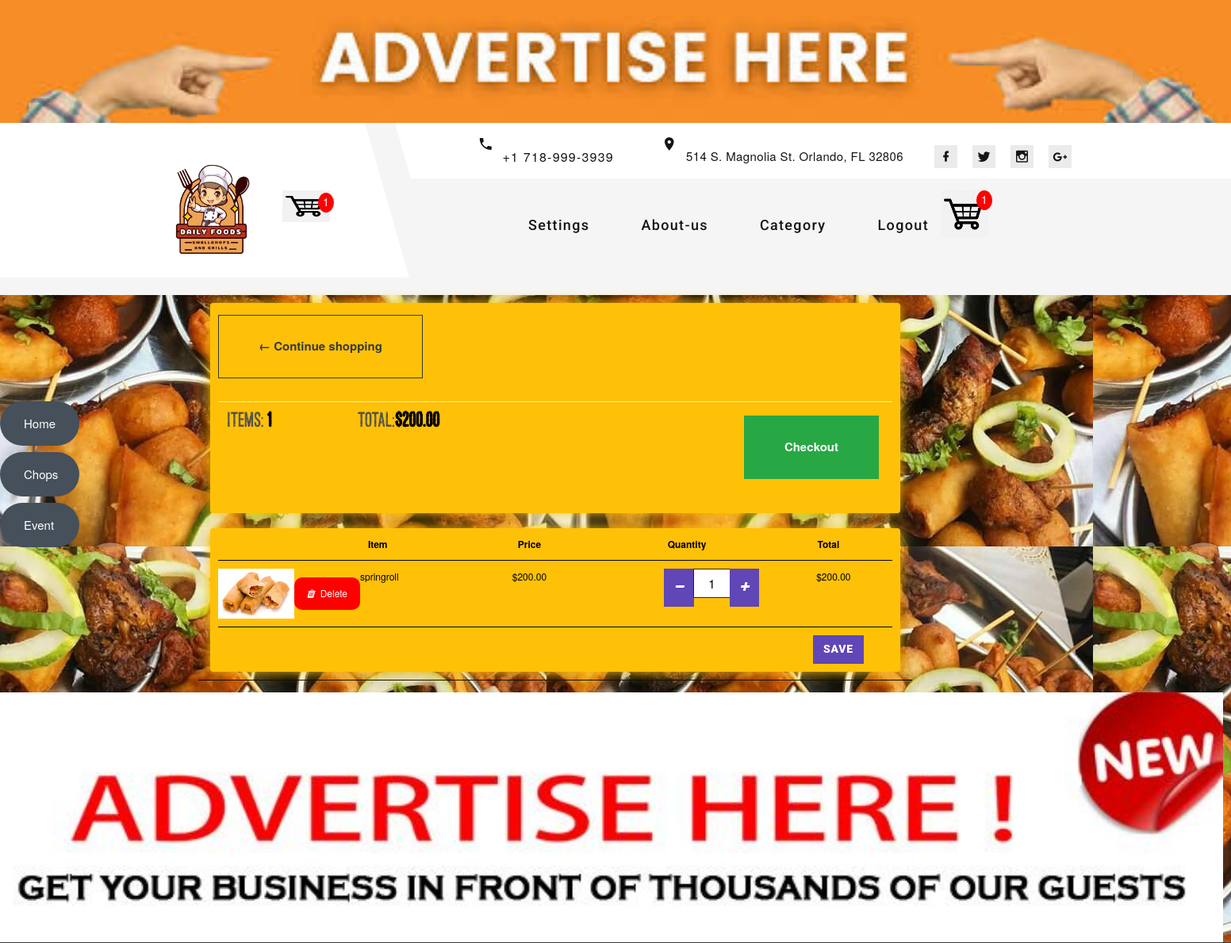
Page /cart/ (signed in, upper part) on the earlier database version.
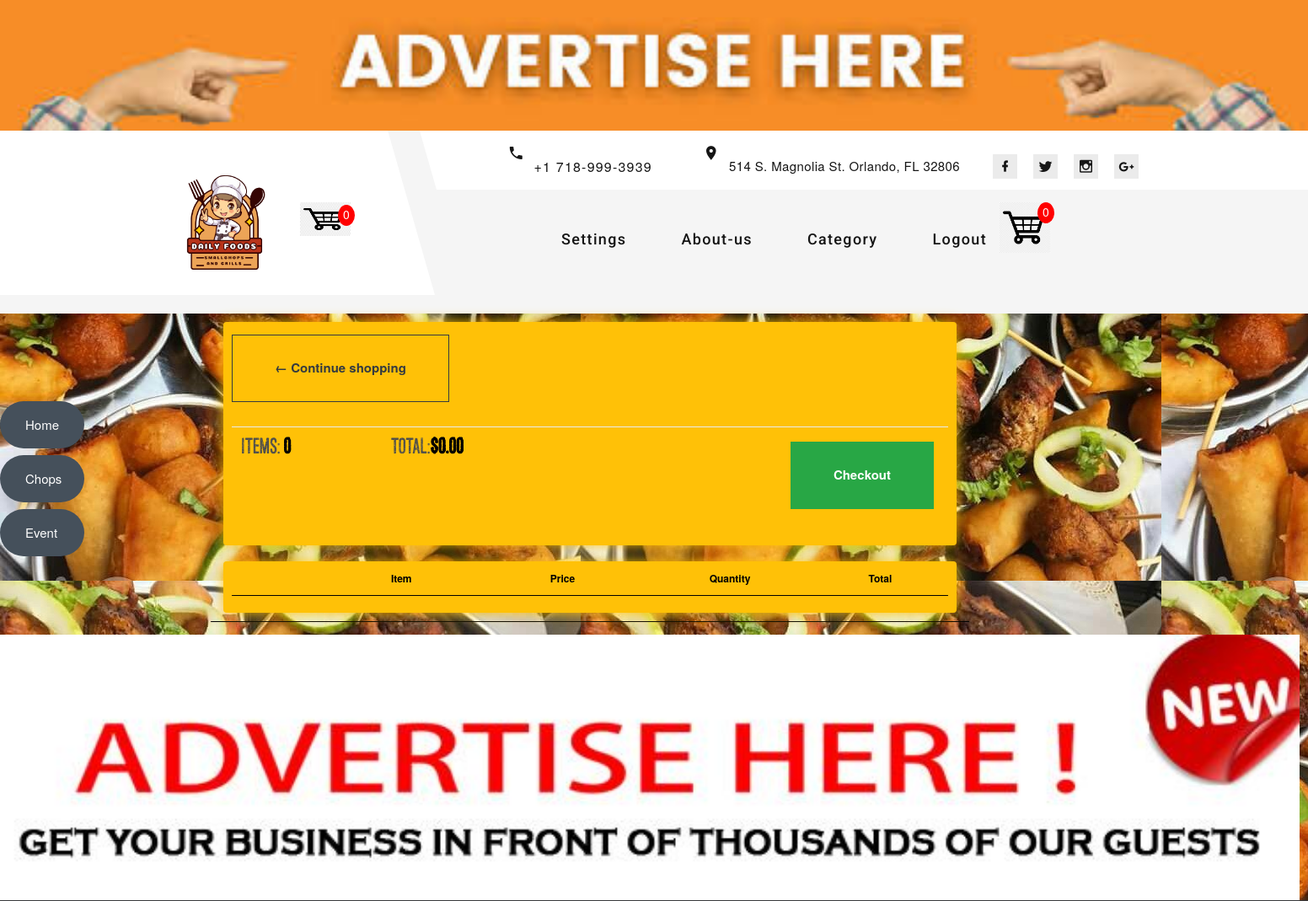
Same page on the later database version.
### smallchop/models.py (models this page shows, shortened)
class Order(models.Model):
    STATUS = (
        ('Processing', 'Processing'),
        ('Out_for_delivery', 'Out for delivery'),
        ('Delivered', 'Delivered'),
    )
    customer = models.ForeignKey(Customer, null=True, on_delete=models.SET_NULL)
    product = models.ForeignKey(Product, null=True, on_delete=models.SET_NULL)
    shippingaddress = models.ForeignKey(ShippingAddress, null=True, on_delete=models.SET_NULL)
    date_ordered = models.DateTimeField(auto_now_add=True)
    complete = models.BooleanField(default=False, null=True, blank=False)
    transaction_id = models.CharField(max_length=200, null=True)
    status = models.CharField(max_length=200, null=True, choices=STATUS)
    @property
    def get_cart_total(self):
        orderitems = self.orderitem_set.all()
        total = sum([item.get_total for item in orderitems])
        return total
    @property
    def get_cart_items(self):
        orderitems = self.orderitem_set.all()
        total = sum([item.quantity for item in orderitems])
        return total

class OrderItem(models.Model):
    product = models.ForeignKey(Product, on_delete=models.SET_NULL, null=True)
    order = models.ForeignKey(Order, on_delete=models.SET_NULL, blank=True, null=True)
    quantity = models.IntegerField(default=0, null=True, blank=True)
    customize = models.ImageField(null=True, blank=True)
    customer_mind = models.CharField(max_length=200, null=True, blank=True)
    date_added = models.DateTimeField(auto_now_add=True)
    @property
    def get_total(self):
        total = self.product.price * self.quantity
        return total

class Product(models.Model):
    name = models.CharField(max_length=200, null=True)
    price = models.DecimalField(max_digits=7, decimal_places=2)
    description = models.TextField( max_length=500, null=True)
    reviews = models.ManyToManyField('smallchop.Review', blank=True, related_name="product_reviews")
    date_created = models.DateTimeField(auto_now_add=True, null=True)
    category = models.ManyToManyField(Category, related_name='products')
    image = models.ImageField( upload_to="images/products", null=True, blank=True)
    @property
    def imageURL(self):
        try:
            url = self.image.url
        except:
            url = ''
        return url

### smallchop/decorators.py (the view)
        def wrapper_func(request, *args, **kwargs):
            group = None
            if request.user.groups.exists():
                group = request.user.groups.all()[0].name
            if group in allowed_roles:
              return view_func(request, *args, **kwargs)
            else:
                return HttpResponse('you are not allowed to view this page')

### smallchop/utils.py (called while the page is built)
def cartData(request):
    items = []
    order = {'get_cart_total': 0, 'get_cart_items': 0, 'shipping': False}
    cartItems = order['get_cart_items']
    if request.user.is_authenticated:
        customer = request.user.customer
        order, created = Order.objects.get_or_create(customer=customer, complete=False)
        items = order.orderitem_set.all()
        cartItems = order.get_cart_items
    return {'items': items, 'order': order, 'cartItems': cartItems}

### smallchop/views.py (called while the page is built)
@login_required(login_url='login')
@allowed_users(allowed_roles=['customer'])
def cart(request):
    categories = Category.objects.all()
    data = cartData(request)
    cartItems = data['cartItems']
    order = data['order']
    items = data['items']
    context = {'items': items, 'order': order, 'cartItems': cartItems, 'categories': categories }
    return render(request, "chops/cart.html", context)

### templates/chops/cart.html
{% extends "chops/base.html" %}
{% load static %}
{% block content %}
<div class="container-cart">
    <div class="cart-row">
        <div class="col-lg-12">
            <div class="box-element">
                <a class="btn btn-back btn-outline-dark" href="{% url 'chops' %}">&#x2190; Continue shopping</a>
                <br>
                <br>
                <table class="table">
                    <tr>
                        <th><h5>Items: <strong>{{order.get_cart_items}}</strong></h5></th>
                        <th><h5>Total:<strong>${{order.get_cart_total|floatformat:2}}</strong></h5></th>
                        <th>
                            <a style="float: right; margin: 5px;" class="btn btn-success" href="{% url 'shipping_view' %}">
                            Checkout</a>
                        </th>
                    </tr>
                </table>
            </div>
            <br>
            <div class="box-element">
                <div class="cart-row">
                    <div style="flex:2"></div>
                    <div style="flex:2"><strong>Item</strong></div>
                    <div style="flex:2"><strong>Price</strong></div>
                    <div style="flex:2"><strong>Quantity</strong></div>
                    <div style="flex:1"><strong>Total</strong></div>
                </div>
                {% for item in items %}
                <div class="cart-row">
                    <div style="flex:1"><img class="row-image" src="{{item.product.imageURL}}"></div>
                    <button  data-product={{item.product.id}} data-action="delete" class="btn-danger px-3 update-cart ">
                    <i class="fa fa-trash mr-1"></i> Delete
                    </button>
                    <div style="flex:2"><p>{{item.product.name}}</p></div>
                    <div style="flex:2"><p>${{item.product.price|floatformat:2}}</p></div>
                    <div style="flex:2">
                            <div class="input-group quantity mr-3" style="width: 130px;">
                                <div class="input-group-btn">
                                    <button class="btn btn-primary btn-minus " >
                                        <i class="fa fa-minus"></i>
                                    </button>
                                </div>
                                <input type="text" id="quantityInput_{{ item.product.id }}" name="quantity" data-product="{{ item.product.id }}" data-action="add" class="form-control bg-secondary text-center" value="{{ item.quantity }}">
                                <div class="input-group-btn">
                                    <button class="btn btn-primary btn-plus">
                                        <i class="fa fa-plus"></i>
                                    </button>
                                </div>
                            </div>
                    </div>
                    <div style="flex:1"><p>${{item.get_total}}</p></div>
                    {% endfor %}
                </div>
                {% for item in items %}
                <button data-product="{{ item.product.id }}" data-action="add" class="btn btn-primary btn-save update-cart">
                    Save
                </button>
                {% endfor %}
            </div>
        </div>
    </div>
</div>
 {% endblock %}

Differences in the rows shown:
removed Order: get_cart_items "1", get_cart_total "200.00"
removed OrderItem: product.imageURL (picture), product.name "springroll", product.price "200.00", quantity "1", get_total "200.00"
added Order: get_cart_items "0", get_cart_total "0.00"
Other differences:
{{ cartItems }}: "1" → "0"
